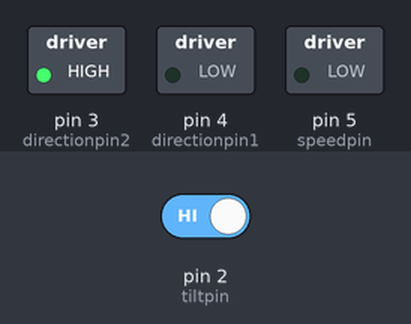
This sketch was run on a simulated Arduino Uno, built with avr-gcc and run on an emulated ATmega328P. On the bench: switched loads named in the sketch (green lamp = pin HIGH). The inputs (shaded band) are chosen by the test bench; at power-on: pin 2 (tiltpin) HIGH. What the sketch prints to the serial monitor is not drawn.

Above: at 1.2 s.
1.3 s: pin 2 (tiltpin) driven LOW
At 2.1 s:
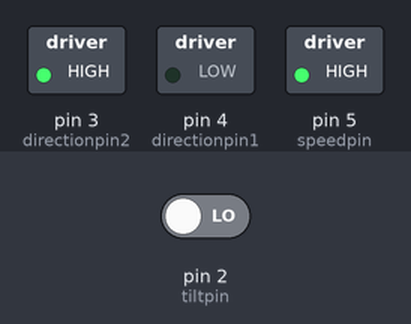
2.8 s: pin 2 (tiltpin) driven HIGH
At 3.3 s:
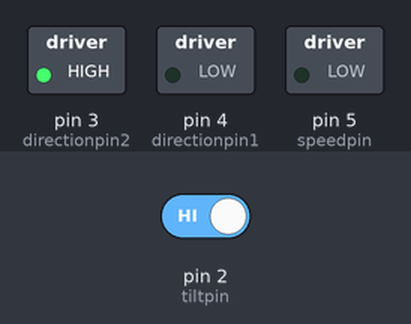
Timing chart, 0 to 5.8 s (numbered marks = the images above; inputs shaded):
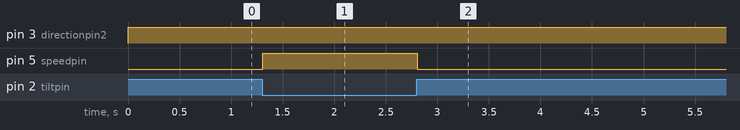

Measured:
- after the input at 1.3 s, pin 5 (speedpin): LOW → HIGH at once
- after the input at 2.8 s, pin 5 (speedpin): HIGH → LOW at once

The sketch:

using_DCmotor_tiltSwitch.ino
```cpp
int speedpin=5;
int directionpin1=4;
int directionpin2=3;
int motorspeed=255;
int tiltpin=2;
int tiltval;

void setup() {
  // put your setup code here, to run once:
  pinMode(speedpin,OUTPUT);
  pinMode(directionpin1,OUTPUT);
  pinMode(directionpin2,OUTPUT);
  pinMode(tiltpin,INPUT);
  digitalWrite(tiltpin,HIGH);
  Serial.begin(9600);

}

void loop() {
  // put your main code here, to run repeatedly:

digitalWrite(directionpin1,LOW);
digitalWrite(directionpin2,HIGH);
tiltval=digitalRead(tiltpin);
Serial.println(tiltval);

if(tiltval==0)
{
  analogWrite(speedpin,motorspeed);
}
if(tiltval==1)
{
  analogWrite(speedpin,0);
}

}
```
